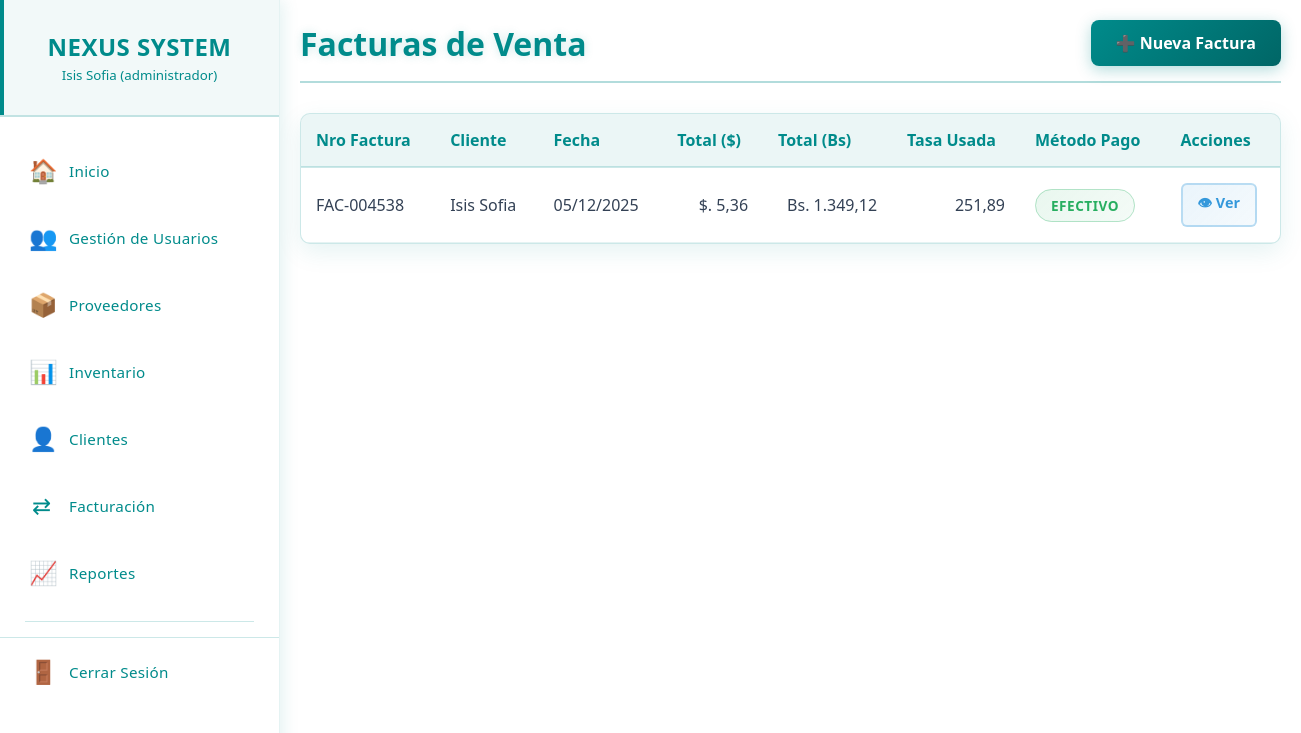
Page /facturas.php (signed in) on the earlier database version.
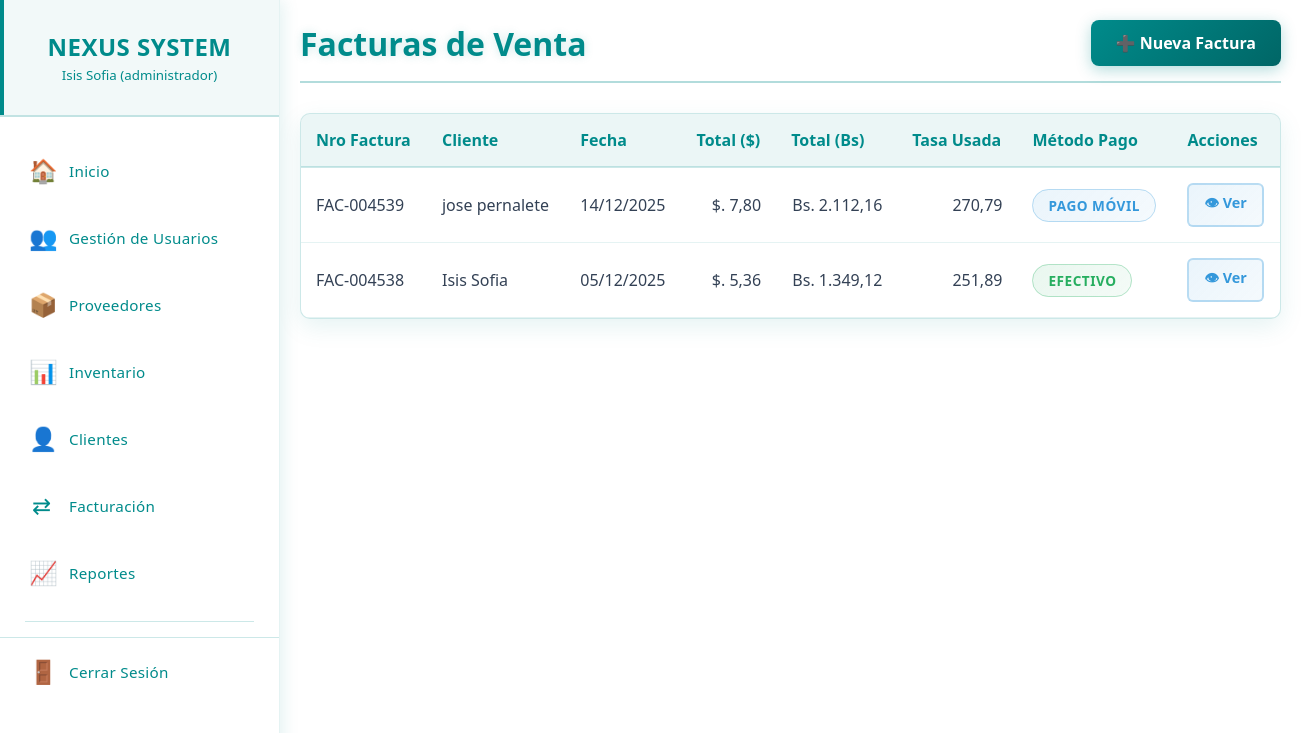
Same page on the later database version.
### tables this page shows
CREATE TABLE `ventas` (
  `id_venta` int(11) NOT NULL,
  `cliente` varchar(100) DEFAULT NULL,
  `fecha` date DEFAULT NULL,
  `metodo_pago` varchar(50) DEFAULT NULL,
  `total_bs` decimal(12,2) DEFAULT 0.00,
  `id_cliente` int(11) DEFAULT NULL,
  `total_usd` decimal(12,2) DEFAULT 0.00,
  `total_eur` decimal(12,2) DEFAULT NULL,
  `tasa_usd` decimal(12,4) DEFAULT 0.0000,
  `tasa_eur` decimal(12,4) DEFAULT 0.0000,
  `nro_factura` varchar(20) DEFAULT NULL
);

### permisos.php (called while the page is built, shortened)
<?php
class SistemaPermisos {
    private $permisos = [];
    public function __construct($permisosArray) {
        $this->permisos = $permisosArray;
    }
    public function puedeVer($modulo) {
        return isset($this->permisos[$modulo]['ver']) && $this->permisos[$modulo]['ver'];
    }
}
?>

### facturas.php (the view, shortened to what this page needs)
<?php
require_once 'menu.php';
require_once 'permisos.php';
$sistemaPermisos = new SistemaPermisos($_SESSION['permisos']);
try {
    $stmt = $pdo->query("SELECT * FROM ventas ORDER BY id_venta DESC");
    $facturas = $stmt->fetchAll(PDO::FETCH_ASSOC);
} catch (Exception $e) {
    $_SESSION['error'] = "❌ Error al cargar las facturas: " . $e->getMessage();
    $facturas = [];
}
function get_badge_class($metodo) {
    $metodo = strtolower(str_replace(' ', '-', $metodo));
    if ($metodo === 'pago-móvil' || $metodo === 'transferencia' || $metodo === 'débito') {
        return 'pago-móvil';
    }
    return $metodo;
}
?>
<!DOCTYPE html>
<html lang="es">
<head>
    <link rel="stylesheet" href="css/facturas.css">
</head>
<body>
<main class="main-content">
    <div class="content-wrapper">
        <div class="page-header">
            <h1 class="page-title">Facturas de Venta</h1>
            <?php if ($sistemaPermisos->puedeVer('ventas')): ?>
            <a href="facturacion.php" class="btn-facturas-lista">
                ➕ Nueva Factura
            </a>
            <?php endif; ?>
        </div>
        <div class="users-table">
            <div class="table-container">
                <table>
                    <thead>
                        <tr>
                            <th>Nro Factura</th>
                            <th>Cliente</th>
                            <th>Fecha</th>
                            <th>Total ($)</th>
                            <th>Total (Bs)</th>
                            <th>Tasa Usada</th>
                            <th>Método Pago</th>
                            <th>Acciones</th>
                        </tr>
                    </thead>
                    <tbody>
                        <?php if (empty($facturas)): ?>
                            <tr>
                                <td colspan="8" class="empty-state">No hay facturas registradas.</td>
                            </tr>
                        <?php else: ?>
                            <?php foreach ($facturas as $factura): ?>
                                <tr>
                                    <td><?= htmlspecialchars($factura['nro_factura']) ?></td>
                                    <td><?= htmlspecialchars($factura['cliente']) ?></td>
                                    <td><?= date('d/m/Y', strtotime($factura['fecha'])) ?></td>
                                    <td style="text-align: right;">$. <?= number_format($factura['total_usd'], 2, ',', '.') ?></td>
                                    <td style="text-align: right;">Bs. <?= number_format($factura['total_bs'], 2, ',', '.') ?></td>
                                    <td style="text-align: right;"><?= number_format($factura['tasa_usd'], 2, ',', '.') ?></td>
                                    <td>
                                        <span class="badge-metodo <?= get_badge_class($factura['metodo_pago']) ?>">
                                            <?= htmlspecialchars($factura['metodo_pago']) ?>
                                        </span>
                                    </td>
                                    <td>
                                        <div class="acciones-container">
                                            <a href="ver_factura.php?id=<?= $factura['id_venta'] ?>" class="btn-action btn-ver">
                                                👁 Ver
                                            </a>
                                        </div>
                                    </td>
                                </tr>
                            <?php endforeach; ?>
                        <?php endif; ?>
                    </tbody>
                </table>
            </div>
        </div>
    </div>
</main>
</body>
</html>

Differences in the rows shown:
added ventas: nro_factura "FAC-004539", cliente "jose pernalete", fecha "14/12/2025", total_usd "7,80", total_bs "2.112,16", tasa_usd "270,79", metodo_pago "PAGO MÓVIL"
